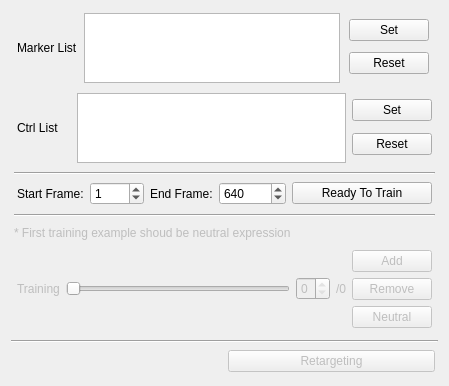
<?xml version="1.0" encoding="UTF-8"?>
<ui version="4.0">
 <class>Form</class>
 <widget class="QWidget" name="Form">
  <property name="geometry">
   <rect>
    <x>0</x>
    <y>0</y>
    <width>442</width>
    <height>386</height>
   </rect>
  </property>
  <property name="windowTitle">
   <string>Form</string>
  </property>
  <layout class="QGridLayout" name="gridLayout">
   <item row="2" column="0">
    <layout class="QHBoxLayout" name="horizontalLayout_5">
     <property name="leftMargin">
      <number>3</number>
     </property>
     <property name="topMargin">
      <number>1</number>
     </property>
     <property name="rightMargin">
      <number>3</number>
     </property>
     <property name="bottomMargin">
      <number>3</number>
     </property>
     <item>
      <widget class="QLabel" name="label_2">
       <property name="text">
        <string/>
       </property>
      </widget>
     </item>
     <item>
      <widget class="QPushButton" name="ui_RetargetingBtn">
       <property name="enabled">
        <bool>false</bool>
       </property>
       <property name="text">
        <string>Retargeting</string>
       </property>
      </widget>
     </item>
    </layout>
   </item>
   <item row="0" column="0">
    <layout class="QVBoxLayout" name="verticalLayout_4">
     <property name="leftMargin">
      <number>3</number>
     </property>
     <property name="topMargin">
      <number>1</number>
     </property>
     <property name="rightMargin">
      <number>3</number>
     </property>
     <property name="bottomMargin">
      <number>3</number>
     </property>
     <item>
      <layout class="QHBoxLayout" name="horizontalLayout_2">
       <property name="leftMargin">
        <number>3</number>
       </property>
       <property name="topMargin">
        <number>1</number>
       </property>
       <property name="rightMargin">
        <number>3</number>
       </property>
       <property name="bottomMargin">
        <number>3</number>
       </property>
       <item>
        <widget class="QLabel" name="label">
         <property name="text">
          <string>Marker List</string>
         </property>
        </widget>
       </item>
       <item>
        <widget class="QListWidget" name="ui_markerListWidget">
         <property name="sizePolicy">
          <sizepolicy hsizetype="MinimumExpanding" vsizetype="Preferred">
           <horstretch>0</horstretch>
           <verstretch>0</verstretch>
          </sizepolicy>
         </property>
        </widget>
       </item>
       <item>
        <layout class="QVBoxLayout" name="verticalLayout">
         <property name="leftMargin">
          <number>3</number>
         </property>
         <property name="topMargin">
          <number>1</number>
         </property>
         <property name="rightMargin">
          <number>3</number>
         </property>
         <property name="bottomMargin">
          <number>3</number>
         </property>
         <item>
          <widget class="QPushButton" name="ui_MarkerSetBtn">
           <property name="text">
            <string>Set</string>
           </property>
          </widget>
         </item>
         <item>
          <widget class="QPushButton" name="ui_MarkerResetBtn">
           <property name="text">
            <string>Reset</string>
           </property>
          </widget>
         </item>
        </layout>
       </item>
      </layout>
     </item>
     <item>
      <layout class="QHBoxLayout" name="horizontalLayout_3">
       <property name="leftMargin">
        <number>3</number>
       </property>
       <property name="topMargin">
        <number>1</number>
       </property>
       <property name="rightMargin">
        <number>3</number>
       </property>
       <property name="bottomMargin">
        <number>3</number>
       </property>
       <item>
        <widget class="QLabel" name="label_3">
         <property name="text">
          <string>Ctrl List    </string>
         </property>
        </widget>
       </item>
       <item>
        <widget class="QListWidget" name="ui_ctrlListWidget">
         <property name="sizePolicy">
          <sizepolicy hsizetype="MinimumExpanding" vsizetype="Preferred">
           <horstretch>0</horstretch>
           <verstretch>0</verstretch>
          </sizepolicy>
         </property>
        </widget>
       </item>
       <item>
        <layout class="QVBoxLayout" name="verticalLayout_2">
         <item>
          <widget class="QPushButton" name="ui_CtrlSetBtn">
           <property name="text">
            <string>Set</string>
           </property>
          </widget>
         </item>
         <item>
          <widget class="QPushButton" name="ui_CtrlResetBtn">
           <property name="text">
            <string>Reset</string>
           </property>
          </widget>
         </item>
        </layout>
       </item>
      </layout>
     </item>
     <item>
      <widget class="Line" name="line">
       <property name="orientation">
        <enum>Qt::Horizontal</enum>
       </property>
      </widget>
     </item>
     <item>
      <layout class="QHBoxLayout" name="horizontalLayout_4">
       <property name="leftMargin">
        <number>3</number>
       </property>
       <property name="topMargin">
        <number>1</number>
       </property>
       <property name="rightMargin">
        <number>3</number>
       </property>
       <property name="bottomMargin">
        <number>3</number>
       </property>
       <item>
        <widget class="QLabel" name="label_5">
         <property name="text">
          <string>Start Frame:</string>
         </property>
        </widget>
       </item>
       <item>
        <widget class="QSpinBox" name="ui_StartFrameSpinBox">
         <property name="value">
          <number>1</number>
         </property>
        </widget>
       </item>
       <item>
        <widget class="QLabel" name="ui_ForeHeadEndFrameLabel">
         <property name="text">
          <string>End Frame:</string>
         </property>
        </widget>
       </item>
       <item>
        <widget class="QSpinBox" name="ui_EndFrameSpinBox">
         <property name="maximum">
          <number>100000</number>
         </property>
         <property name="value">
          <number>640</number>
         </property>
        </widget>
       </item>
       <item>
        <widget class="QPushButton" name="ui_ReadyForTrainingBtn">
         <property name="sizePolicy">
          <sizepolicy hsizetype="Preferred" vsizetype="Fixed">
           <horstretch>0</horstretch>
           <verstretch>0</verstretch>
          </sizepolicy>
         </property>
         <property name="minimumSize">
          <size>
           <width>140</width>
           <height>0</height>
          </size>
         </property>
         <property name="baseSize">
          <size>
           <width>0</width>
           <height>0</height>
          </size>
         </property>
         <property name="text">
          <string>Ready To Train</string>
         </property>
        </widget>
       </item>
      </layout>
     </item>
     <item>
      <widget class="Line" name="line_2">
       <property name="orientation">
        <enum>Qt::Horizontal</enum>
       </property>
      </widget>
     </item>
     <item>
      <widget class="QLabel" name="ui_TrainingNoticeLabel">
       <property name="enabled">
        <bool>false</bool>
       </property>
       <property name="text">
        <string>* First training example shoud be neutral expression</string>
       </property>
      </widget>
     </item>
     <item>
      <layout class="QHBoxLayout" name="horizontalLayout">
       <property name="leftMargin">
        <number>3</number>
       </property>
       <property name="topMargin">
        <number>1</number>
       </property>
       <property name="rightMargin">
        <number>3</number>
       </property>
       <property name="bottomMargin">
        <number>3</number>
       </property>
       <item>
        <widget class="QLabel" name="ui_TrainingTitleLabel">
         <property name="enabled">
          <bool>false</bool>
         </property>
         <property name="text">
          <string>Training</string>
         </property>
        </widget>
       </item>
       <item>
        <widget class="QSlider" name="ui_TrainingSlider">
         <property name="enabled">
          <bool>false</bool>
         </property>
         <property name="maximum">
          <number>0</number>
         </property>
         <property name="orientation">
          <enum>Qt::Horizontal</enum>
         </property>
        </widget>
       </item>
       <item>
        <widget class="QSpinBox" name="ui_TrainingSpinBox">
         <property name="enabled">
          <bool>false</bool>
         </property>
         <property name="maximum">
          <number>0</number>
         </property>
        </widget>
       </item>
       <item>
        <widget class="QLabel" name="ui_TrainingTotalExampleNumberLabel">
         <property name="enabled">
          <bool>false</bool>
         </property>
         <property name="text">
          <string>/0</string>
         </property>
        </widget>
       </item>
       <item>
        <layout class="QVBoxLayout" name="verticalLayout_3">
         <item>
          <widget class="QPushButton" name="ui_TrainingAddBtn">
           <property name="enabled">
            <bool>false</bool>
           </property>
           <property name="text">
            <string>Add</string>
           </property>
          </widget>
         </item>
         <item>
          <widget class="QPushButton" name="ui_TrainingRemoveBtn">
           <property name="enabled">
            <bool>false</bool>
           </property>
           <property name="text">
            <string>Remove</string>
           </property>
          </widget>
         </item>
         <item>
          <widget class="QPushButton" name="ui_TrainingSetNeutralBtn">
           <property name="enabled">
            <bool>false</bool>
           </property>
           <property name="text">
            <string>Neutral</string>
           </property>
          </widget>
         </item>
        </layout>
       </item>
      </layout>
     </item>
    </layout>
   </item>
   <item row="1" column="0">
    <widget class="Line" name="line_3">
     <property name="orientation">
      <enum>Qt::Horizontal</enum>
     </property>
    </widget>
   </item>
  </layout>
 </widget>
 <resources/>
 <connections>
  <connection>
   <sender>ui_TrainingSlider</sender>
   <signal>valueChanged(int)</signal>
   <receiver>ui_TrainingSpinBox</receiver>
   <slot>setValue(int)</slot>
   <hints>
    <hint type="sourcelabel">
     <x>242</x>
     <y>288</y>
    </hint>
    <hint type="destinationlabel">
     <x>311</x>
     <y>289</y>
    </hint>
   </hints>
  </connection>
  <connection>
   <sender>ui_TrainingSpinBox</sender>
   <signal>valueChanged(int)</signal>
   <receiver>ui_TrainingSlider</receiver>
   <slot>setValue(int)</slot>
   <hints>
    <hint type="sourcelabel">
     <x>311</x>
     <y>279</y>
    </hint>
    <hint type="destinationlabel">
     <x>274</x>
     <y>285</y>
    </hint>
   </hints>
  </connection>
 </connections>
</ui>
